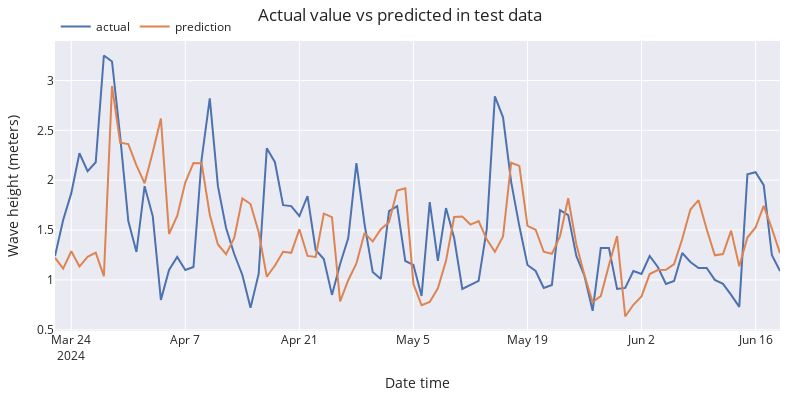

Notebook code cell kept with this figure:
### Code cell
# Plot predictions vs real value
# ======================================================================================
fig = go.Figure()
trace1 = go.Scatter(x=df_test.index, y=df_test['wave_height'], name="actual", mode="lines")
trace2 = go.Scatter(x=predictions.index, y=predictions['pred'], name="prediction", mode="lines")
fig.add_trace(trace1)
fig.add_trace(trace2)
fig.update_layout(
    title="Actual value vs predicted in test data",
    xaxis_title="Date time",
    yaxis_title="Wave height (meters)",
    width=800,
    height=400,
    margin=dict(l=20, r=20, t=35, b=20),
    legend=dict(
        orientation="h",
        yanchor="top",
        y=1.1,
        xanchor="left",
        x=0.001
    )
)
fig.show()
